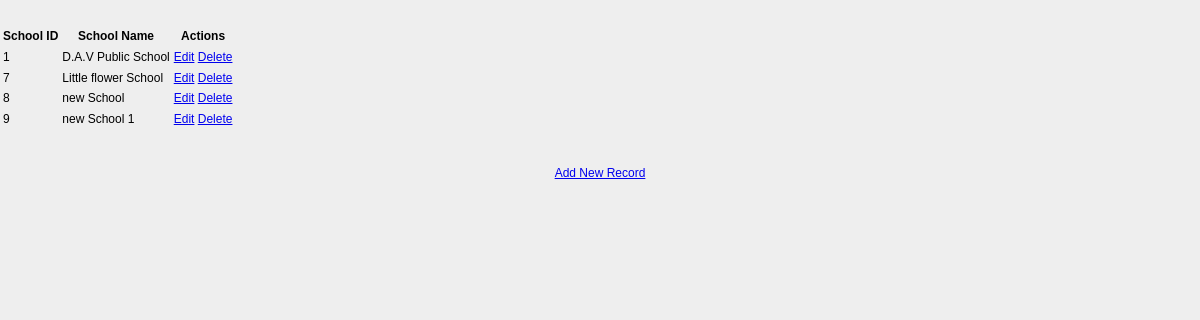
Page /show-school on the committed database.
### mainapp/models.py (models this page shows, shortened)
class School(models.Model):
    name = models.CharField(max_length=100, blank=True, null=True)
    create_at = models.DateTimeField(auto_now_add=True, editable=False)
    update_at = models.DateTimeField(auto_now=datetime.datetime.now())

### mainapp/views.py (the view)
# urls.py: path('show-school', views.show_school),
def show_school(request):
    schools = School.objects.all()
    return render(request, 'show_school.html', {'schools': schools})

### mainapp/templates/show_school.html (shortened to what this page needs)
<!DOCTYPE html>
<html lang="en">
<head>
    {% load static %}
    <link rel="stylesheet" href="{% static 'css/style.css' %}"/>
</head>
<body>
<table class="table table-striped table-bordered table-sm">
    <thead class="thead-dark">
    <tr>
        <th>School ID</th>
        <th>School Name</th>
        <th>Actions</th>
    </tr>
    </thead>
    <tbody>
    {% for school in schools %}
    <tr>
        <td>{{ school.id }}</td>
        <td>{{ school.name }}</td>
        <td>
            <a href="/edit-school/{{ school.id }}"><span class="glyphicon glyphicon-pencil">Edit</span></a>
            <a href="/delete-school/{{ school.id }}">Delete</a>
        </td>
    </tr>
    {% endfor %}
    </tbody>
</table>
<br>
<br>
<center><a href="/school-form" class="btn btn-primary">Add New Record</a></center>
</body>
</html>

### mainapp/static/css/style.css (style rules this page uses)
body { font:12px/1.4 Verdana,Arial; background:#eee; height:100%; margin:25px 0; padding:0 }

### rows in the picture
School: id "1", name "D.A.V Public School"
School: id "7", name "Little flower School"
School: id "8", name "new School"
School: id "9", name "new School 1"
